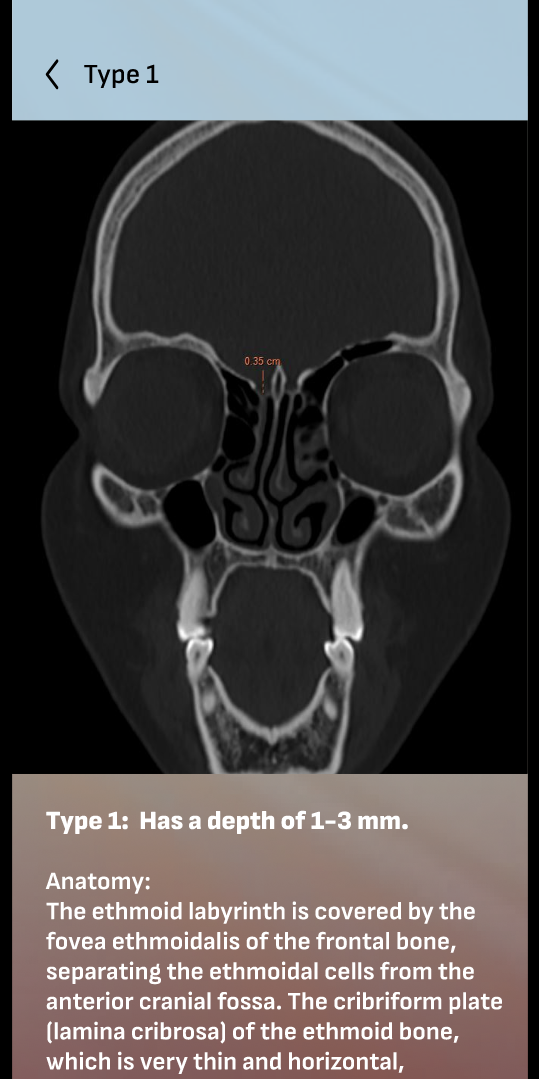
#> input picture Olfactory Fossaweb/uploads/orig_3521667d-5ac8-4b60-9849-9c511ca8a13f.png, 539 x 1079 px, found by its file name
$ python test_fossa_circles.py
#> lines starting #> are read from the running program, lines starting #| are printed output that depends on the picture; after the words box and inside, x2 and y2 are one past the last pixel; in counts of white or black regions, pixels touching at a corner belong together
### Olfactory Fossaweb/ai/preprocess.py
import cv2
import numpy as np

def preprocess_image(image_path, target_size=(512, 512)):
    """
    Read, resize, denoise, and enhance contrast of the input medical image.
    """
#> called with target_size = (512, 512)
    # Read as grayscale
    img = cv2.imread(image_path, cv2.IMREAD_GRAYSCALE)
#> img: shape (1079, 539); min 0, max 255, mean 77.3
    if img is None:
        raise ValueError("Could not read image file.")

    # Resize
    resized = cv2.resize(img, target_size, interpolation=cv2.INTER_AREA)

    # Noise reduction using Gaussian Blur
    denoised = cv2.GaussianBlur(resized, (5, 5), 0)
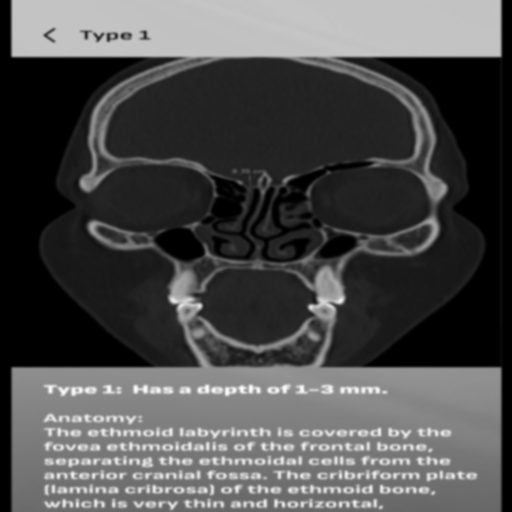
#> denoised: shape (512, 512); min 0, max 251, mean 77.3

    # Contrast enhancement using CLAHE (Contrast Limited Adaptive Histogram Equalization)
    clahe = cv2.createCLAHE(clipLimit=2.0, tileGridSize=(8, 8))
    enhanced = clahe.apply(denoised)
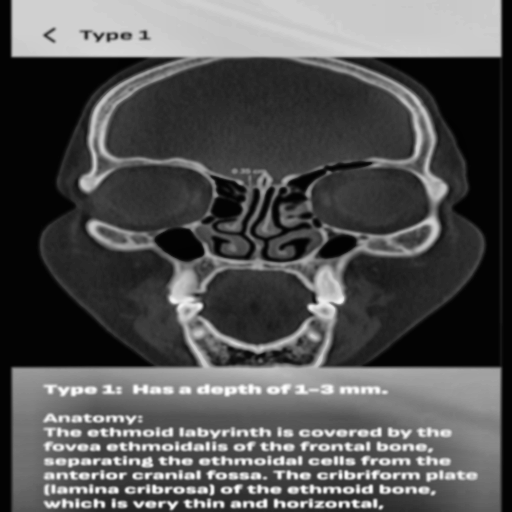
#> enhanced: shape (512, 512); min 2, max 253, mean 83.3

    return enhanced

### Olfactory Fossaweb/ai/segmentation.py
import cv2
import numpy as np

def segment_olfactory_region(preprocessed_img):
    """
    Segment the olfactory fossa bone and cavity boundaries using adaptive thresholding
    and morphological operations to isolate the region of interest.
    """
    # Use thresholding to find bone structures (high intensity in CT/X-Ray)
    _, bone_mask = cv2.threshold(preprocessed_img, 200, 255, cv2.THRESH_BINARY)
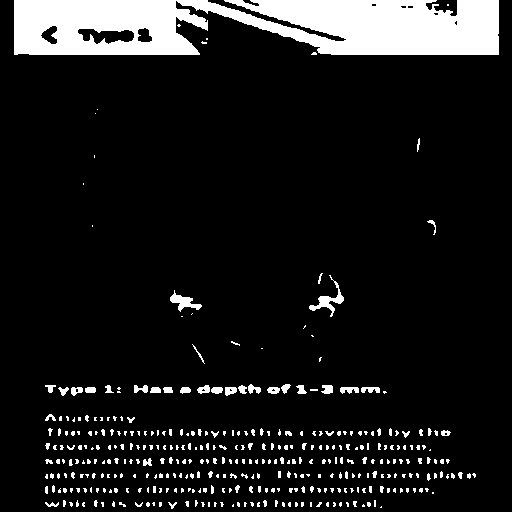
#> bone_mask: shape (512, 512); 10.7% white; 371 white regions (286 under 20 px), largest, box (x1, y1, x2, y2) and area: (14, 0, 499, 55) 21101, (309, 275, 344, 317) 334, (170, 290, 202, 312) 270

    # Adaptive thresholding for tissue boundaries
    adaptive_mask = cv2.adaptiveThreshold(
        preprocessed_img, 255, cv2.ADAPTIVE_THRESH_GAUSSIAN_C,
        cv2.THRESH_BINARY_INV, 11, 2
    )
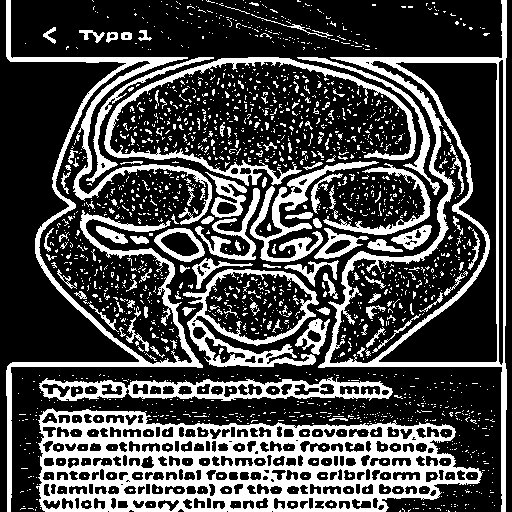
#> adaptive_mask: shape (512, 512); 28.9% white; 1906 white regions (1767 under 20 px), largest, box (x1, y1, x2, y2) and area: (36, 408, 483, 512) 22918, (318, 0, 507, 512) 9278, (6, 0, 212, 512) 8615

    # Combine or isolate olfactory region (typically near the top-middle third of the scan)
    h, w = preprocessed_img.shape
#> h = 512; w = 512
    roi_mask = np.zeros_like(preprocessed_img)
    # Define bounding box for olfactory fossa (middle horizontal, upper-middle vertical)
    roi_mask[int(h*0.25):int(h*0.65), int(w*0.25):int(w*0.75)] = 255

    segmented = cv2.bitwise_and(adaptive_mask, roi_mask)
#> segmented: shape (512, 512); 6.6% white; 565 white regions (485 under 20 px), largest, box (x1, y1, x2, y2) and area: (250, 161, 379, 262) 2465, (183, 269, 319, 332) 1410, (128, 147, 302, 186) 1158

    # Morphological closing to clean up small holes
    kernel = cv2.getStructuringElement(cv2.MORPH_RECT, (3, 3))
    segmented = cv2.morphologyEx(segmented, cv2.MORPH_CLOSE, kernel)
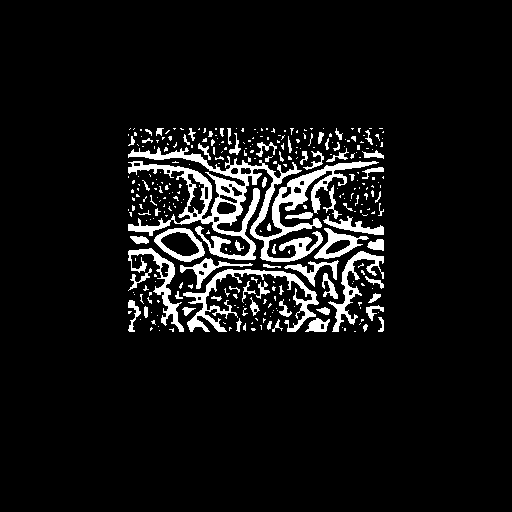
#> segmented: shape (512, 512); 7.3% white; 315 white regions (241 under 20 px), largest, box (x1, y1, x2, y2) and area: (128, 147, 379, 262) 7622, (183, 269, 319, 332) 1814, (128, 248, 184, 332) 994

    return segmented

### Olfactory Fossaweb/ai/landmark.py
import numpy as np

# [81 lines left out: function detect_landmarks, not called in this run]

### Olfactory Fossaweb/ai/measurement.py
import cv2
import numpy as np

# [76 lines left out: function calculate_depths_and_annotate, not called in this run]

### Olfactory Fossaweb/scratch/test_fossa_circles.py
import sys
import cv2
sys.path.insert(0, r'c:\programs\Olfactory Fossaweb')
import importlib
import ai.landmark
import ai.measurement
importlib.reload(ai.landmark)
importlib.reload(ai.measurement)
from ai.landmark import detect_landmarks
from ai.preprocess import preprocess_image
from ai.segmentation import segment_olfactory_region
from ai.measurement import calculate_depths_and_annotate

img_path = r'c:\programs\Olfactory Fossaweb\uploads\orig_3521667d-5ac8-4b60-9849-9c511ca8a13f.png'
out_path = r'C:\Users\sivar\.gemini\antigravity-ide\brain\31a5626b-037b-4b9a-98c8-3bc0ff99a281\fossa_test.png'

preprocessed = preprocess_image(img_path)
segmented = segment_olfactory_region(preprocessed)
landmarks = detect_landmarks(preprocessed, segmented)
#> the loop in detect_landmarks, `for y in range(int(h * 0.28), int(h * 0.45)):` made 28 passes
#> landmarks = {'left_fe': (231, 178), 'left_cp': (231, 196), 'right_fe': (281, 185), 'right_cp': (281, 208)}
left_mm, right_mm, avg_mm, annotated = calculate_depths_and_annotate(img_path, landmarks)
#> in calculate_depths_and_annotate, img_color is the input picture: shape (1079, 539, 3); mean B, G, R 76.1, 76, 79.5
#> in calculate_depths_and_annotate, `img_color = cv2.resize(img_color, (512, 512))`:
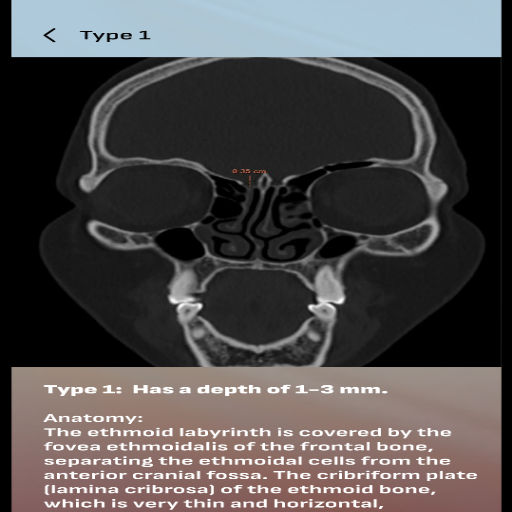
#> img_color: shape (512, 512, 3); mean B, G, R 76.1, 76, 79.5
#> in calculate_depths_and_annotate, `left_fe = landmarks["left_fe"]`: left_fe = (231, 178)
#> in calculate_depths_and_annotate, `left_cp = landmarks["left_cp"]`: left_cp = (231, 196)
#> in calculate_depths_and_annotate, `right_fe = landmarks["right_fe"]`: right_fe = (281, 185)
#> in calculate_depths_and_annotate, `right_cp = landmarks["right_cp"]`: right_cp = (281, 208)
#> in calculate_depths_and_annotate, `left_pixel_depth = abs(left_cp[1] - left_fe[1])`: left_pixel_depth = 18
#> in calculate_depths_and_annotate, `right_pixel_depth = abs(right_cp[1] - right_fe[1])`: right_pixel_depth = 23
#> in calculate_depths_and_annotate, `left_mm = round(left_pixel_depth * pixel_to_mm_ratio, 2)`: left_mm = 1.44
#> in calculate_depths_and_annotate, `right_mm = round(right_pixel_depth * pixel_to_mm_ratio, 2)`: right_mm = 1.84
#> in calculate_depths_and_annotate, `avg_mm = round((left_mm + right_mm) / 2.0, 2)`: avg_mm = 1.64
#> in calculate_depths_and_annotate, `left_fossa_center_x = left_fe[0]`: left_fossa_center_x = 231
#> in calculate_depths_and_annotate, `left_fossa_center_y = (left_fe[1] + left_cp[1]) // 2`: left_fossa_center_y = 187
#> in calculate_depths_and_annotate, `right_fossa_center_x = right_fe[0]`: right_fossa_center_x = 281
#> in calculate_depths_and_annotate, `right_fossa_center_y = (right_fe[1] + right_cp[1]) // 2`: right_fossa_center_y = 196
#> in calculate_depths_and_annotate, `left_radius = max(left_pixel_depth + 8, 12)`: left_radius = 26
#> in calculate_depths_and_annotate, `right_radius = max(right_pixel_depth + 8, 12)`: right_radius = 31
#> in calculate_depths_and_annotate, `cv2.circle(img_color, left_fe, 4, color_fe, -1)`: img_color: shape (512, 512, 3); mean B, G, R 76, 76.9, 80.4
#> in calculate_depths_and_annotate, `cv2.circle(img_color, left_cp, 4, color_cp, -1)`: img_color: shape (512, 512, 3); mean B, G, R 76, 77, 80.4
#> in calculate_depths_and_annotate, `cv2.circle(img_color, right_fe, 4, color_fe, -1)`: img_color: shape (512, 512, 3); mean B, G, R 76, 77, 80.5
#> in calculate_depths_and_annotate, `cv2.circle(img_color, right_cp, 4, color_cp, -1)`: img_color: shape (512, 512, 3); mean B, G, R 76, 77, 80.5
#> in calculate_depths_and_annotate, `cv2.line(img_color, (left_fe[0] - 15, left_fe[1]), (left_fe[0] + 15, l..`: img_color: shape (512, 512, 3); mean B, G, R 76, 77, 80.5
#> in calculate_depths_and_annotate, `cv2.line(img_color, (left_cp[0] - 15, left_cp[1]), (left_cp[0] + 15, l..`: img_color: shape (512, 512, 3); mean B, G, R 76, 77, 80.6
#> in calculate_depths_and_annotate, `cv2.line(img_color, (right_cp[0] - 15, right_cp[1]), (right_cp[0] + 15..`: img_color: shape (512, 512, 3); mean B, G, R 76, 77.1, 80.6
#> in calculate_depths_and_annotate, `cv2.line(img_color, (left_cp[0], left_fe[1]), left_cp, color_line, 2, ..`: img_color: shape (512, 512, 3); mean B, G, R 76, 77.2, 80.6
#> in calculate_depths_and_annotate, `cv2.putText(img_color, f"R: {right_mm} mm", (right_fe[0] - 10, right_f..`:
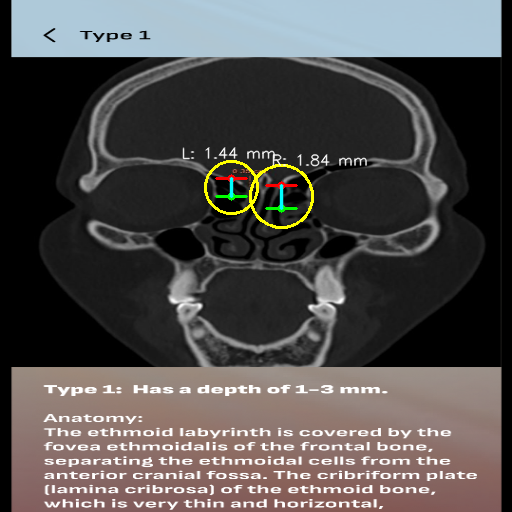
#> img_color: shape (512, 512, 3); mean B, G, R 76.5, 77.6, 80.9
#> left_mm = 1.44; right_mm = 1.84; avg_mm = 1.64
cv2.imwrite(out_path, annotated)
print(f"Landmarks: {landmarks}")
#| Landmarks: {'left_fe': (231, 178), 'left_cp': (231, 196), 'right_fe': (281, 185), 'right_cp': (281, 208)}
print(f"L={left_mm}mm R={right_mm}mm Avg={avg_mm}mm")
#| L=1.44mm R=1.84mm Avg=1.64mm
print(f"Saved to {out_path}")

$ run again, with Olfactory Fossaweb/uploads/orig_3958c4d8-a7b9-4c3a-8931-39dc37b21562.jpeg saved as Olfactory Fossaweb/uploads/orig_3521667d-5ac8-4b60-9849-9c511ca8a13f.png
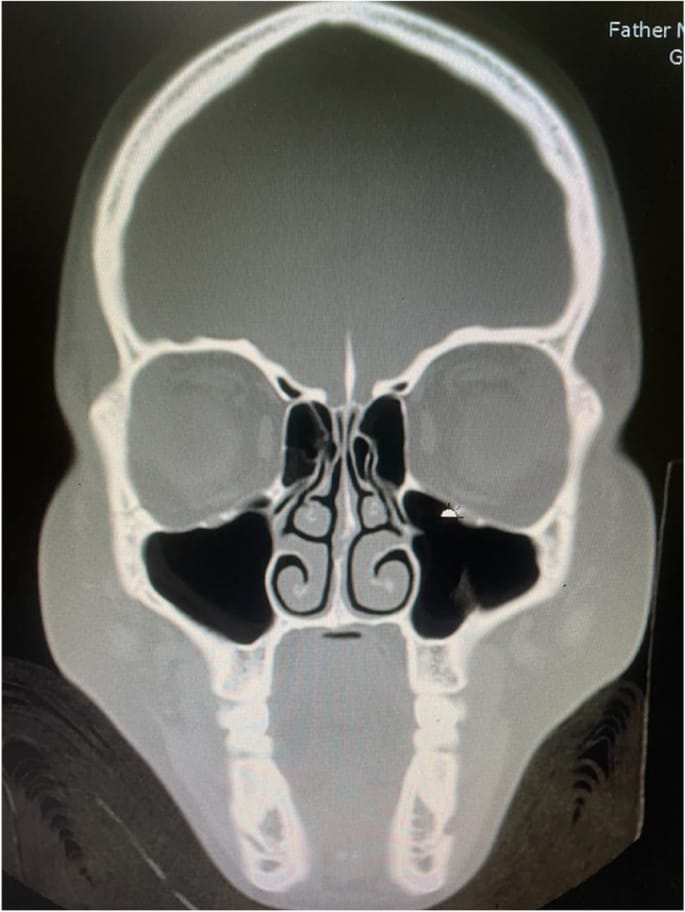
#> input picture Olfactory Fossaweb/uploads/orig_3958c4d8-a7b9-4c3a-8931-39dc37b21562.jpeg, 685 x 912 px, found by its file name
#> in segment_olfactory_region, `_, bone_mask = cv2.threshold(preprocessed_img, 200, 255, cv2.THRESH_BI..`:
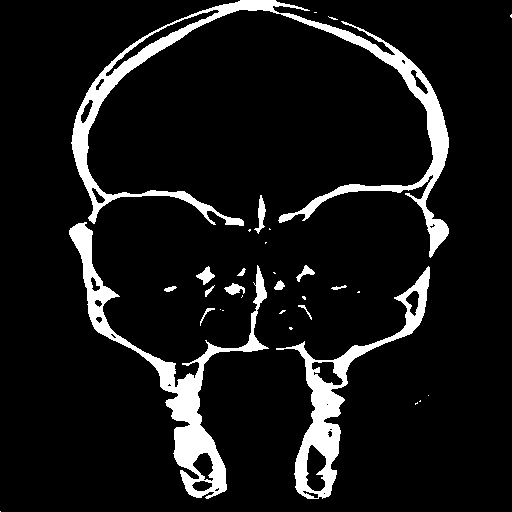
#> bone_mask: shape (512, 512); 9.1% white; 32 white regions (18 under 20 px), largest, box (x1, y1, x2, y2) and area: (71, 0, 449, 258) 10260, (69, 222, 269, 499) 7202, (276, 266, 430, 499) 5238
#> adaptive_mask: shape (512, 512); 31.7% white; 2883 white regions (2568 under 20 px), largest, box (x1, y1, x2, y2) and area: (2, 0, 511, 511) 29573, (89, 11, 433, 228) 6584, (290, 274, 404, 359) 2383
#> the loop in detect_landmarks, `for y in range(int(h * 0.28), int(h * 0.45)):` made 1 pass
#> landmarks = {'left_fe': (231, 155), 'left_cp': (231, 171), 'right_fe': (281, 155), 'right_cp': (281, 171)}
#> in calculate_depths_and_annotate, img_color is the input picture: shape (912, 685, 3); mean B, G, R 98, 103.6, 104.1
#> left_fe = (231, 155)
#> left_cp = (231, 171)
#> right_fe = (281, 155)
#> right_cp = (281, 171)
#> left_pixel_depth = 16
#> in calculate_depths_and_annotate, `left_mm = round(left_pixel_depth * pixel_to_mm_ratio, 2)`: left_mm = 1.28
#> left_fossa_center_x = 231
#> left_fossa_center_y = 163
#> right_fossa_center_x = 281
#> right_fossa_center_y = 163
#> left_radius = 24
#> in calculate_depths_and_annotate, `cv2.putText(img_color, f"R: {right_mm} mm", (right_fe[0] - 10, right_f..`:
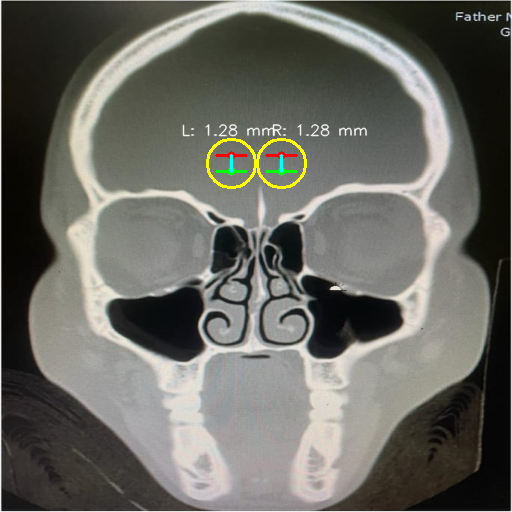
#> img_color: shape (512, 512, 3); mean B, G, R 97.7, 104.3, 104.7
#> `left_mm, right_mm, avg_mm, annotated = calculate_depths_and_annotate(i..`: left_mm = 1.28
#| Landmarks: {'left_fe': (231, 155), 'left_cp': (231, 171), 'right_fe': (281, 155), 'right_cp': (281, 171)}
#| L=1.28mm R=1.28mm Avg=1.28mm
